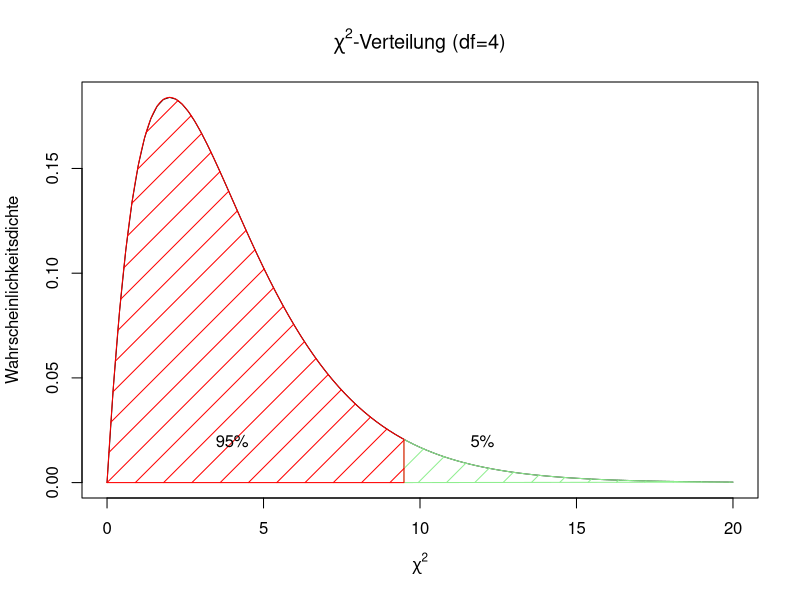

This figure's R source:
# show chi2 distribution with 95%-segment
title <- expression(paste(chi^2, "-Verteilung (df=4)"))
xlab <- expression(chi^2)
colour1 <- "lightgreen"
colour2 <- "red"
density <- 5
cut <- qchisq(.95, 4)
curve(dchisq(x, 4), 
      from = 0, 
      to = 20,
      main =title,
      xlab = xlab, 
      ylab="Wahrscheinlichkeitsdichte")
x1 <- seq(cut,20,0.001)
y1 <- dchisq(x1, 4)
polygon(c(x1, cut), c(y1,0), col=colour1, density = density)
text(x = 12, y = .02, "5%", col = "black")
x2 <- seq(0, cut,0.001)
y2 <- dchisq(x2, 4)
polygon(c(x2, cut), c(y2,0), col=colour2, density = density)
text(x = 4, y = .02, "95%", col = "black")
